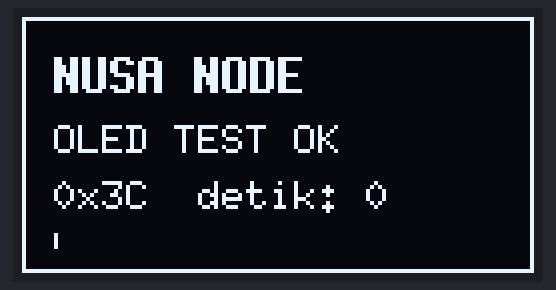
Bench run of a sketch on a simulated Raspberry Pi Pico. Shown: 128×64 one-colour display. What the sketch prints to the serial monitor is not drawn.

Above: at 1.3 s.
At 5.4 s:
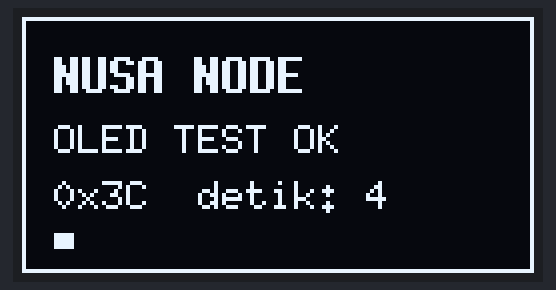
At 10.5 s:
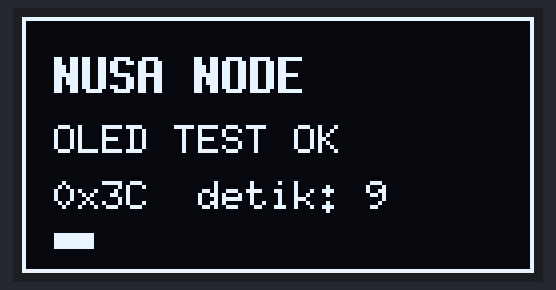
At 19.8 s:
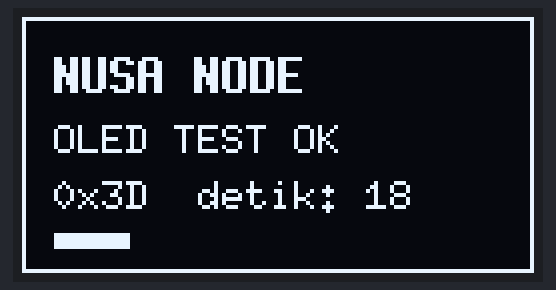
At 29.0 s:
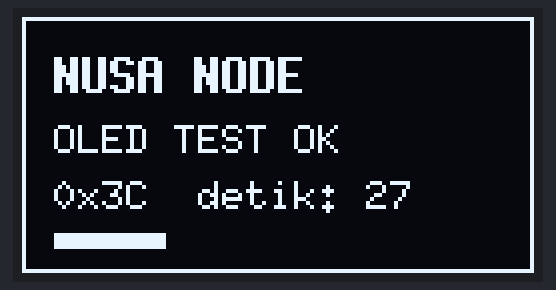
At 38.3 s:
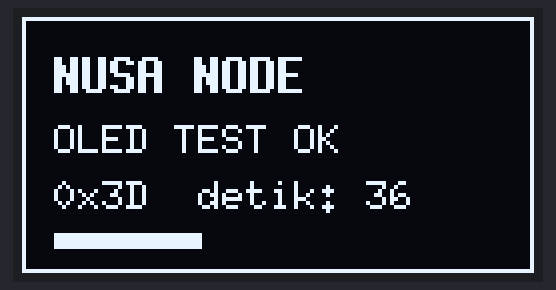

Measured:
- what the display in image 0 shows lasts 1.1 s, from 1.2 s to 2.3 s
- what the display in image 2 shows lasts 1.0 s, from 10.5 s to 11.5 s

The sketch:

OledTest.ino
```cpp
#include <Arduino.h>
#include <Wire.h>
#include <U8g2lib.h>

// LILYGO T3 V1.6.1: SDA=21, SCL=22, no external OLED reset.
// GPIO16 belongs to the ESP32-PICO-D4 internal flash: do not drive it.
U8G2_SSD1306_128X64_NONAME_F_HW_I2C oled(
    U8G2_R0, U8X8_PIN_NONE, 22, 21);

void setup() {
  Serial.begin(115200);
  delay(1000);
  Serial.println("[OLED TEST] OLED only, SDA=21 SCL=22 RESET=none");
  Wire.begin(21, 22, 100000);
  Wire.setTimeOut(25);
  unsigned found = 0;
  for (uint8_t address = 1; address < 127; ++address) {
    Wire.beginTransmission(address);
    if (Wire.endTransmission() == 0) {
      Serial.printf("[I2C] found 0x%02X\n", address);
      ++found;
    }
    delay(1);
  }
  Serial.printf("[I2C] devices=%u; initializing display regardless of ACK\n", found);
  oled.setBusClock(100000);
  oled.setI2CAddress(0x3C << 1);
  oled.begin();
  oled.setPowerSave(0);
  oled.setContrast(255);
  Serial.println("[OLED TEST] display initialized; rendering every second");
}

void loop() {
  static uint32_t tick = 0;
  // Try both normal SSD1306 addresses, even if the scan got no response.
  const uint8_t address = ((tick / 10) % 2) ? 0x3D : 0x3C;
  if (tick % 10 == 0) {
    oled.setI2CAddress(address << 1);
    oled.begin();
    oled.setPowerSave(0);
    oled.setContrast(255);
  }
  oled.clearBuffer();
  oled.drawFrame(0, 0, 128, 64);
  oled.setFont(u8g2_font_7x13B_tf);
  oled.drawStr(8, 19, "NUSA NODE");
  oled.setFont(u8g2_font_6x10_tf);
  oled.drawStr(8, 34, "OLED TEST OK");
  char line[24];
  snprintf(line, sizeof(line), "0x%02X  detik: %lu", address, (unsigned long)tick);
  oled.drawStr(8, 48, line);
  oled.drawBox(8, 54, 1 + tick % 112, 4);
  oled.sendBuffer();
  Serial.printf("[OLED TEST] tick=%lu addr=0x%02X\n", (unsigned long)tick, address);
  ++tick;
  delay(1000);
}
```
